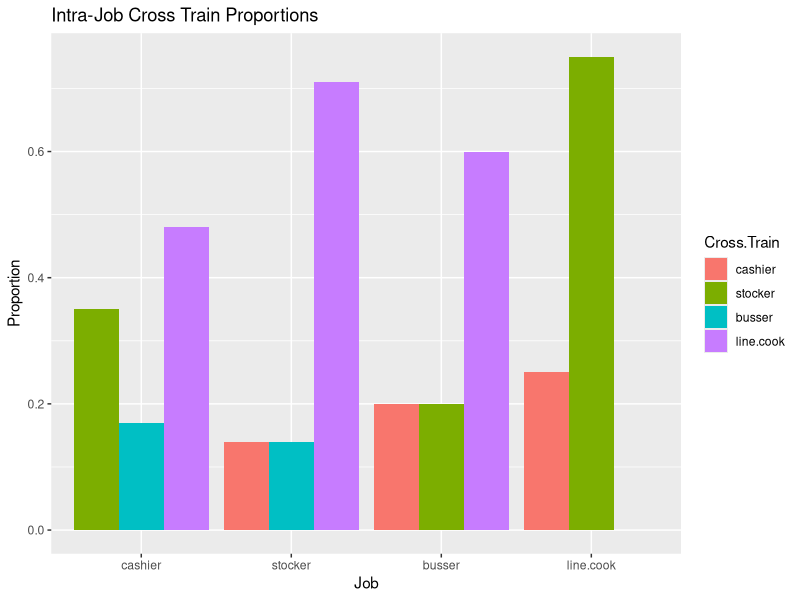

Write the R code that produced this figure.
## This file deals with the JOB x CROSS TRAIN dataset
## I asked employees of west carts what their current job was and what job they
## would cross tain into if they had to. The analysis is below

setwd("D:/Files/Programing and Data/R Directory/Work Surveys")

library(ggplot2)

# First we set up our Contingency Table
JX <- read.csv("JobCross.csv")
JX$Job <- factor(x = JX$Job, levels = c("cashier", "stocker", "busser", "line.cook"))
JX$Cross.Train <- factor(x = JX$Cross.Train, levels = c("cashier", "stocker", "busser", "line.cook"))
JX.table <- xtabs(formula = Count ~ Job + Cross.Train, data = JX) 
sample.sum <- sum(JX.table)


## Now I want to be able to see the column sums
## They wont be added to the table, but are still useful to call upon
cash.sum.x <- sum(JX.table[,1])
stock.sum.x <- sum(JX.table[,2])
buss.sum.x <- sum(JX.table[,3])
cook.sum.x <- sum(JX.table[,4])
xtrain.sums <- c(cash.sum.x, stock.sum.x, buss.sum.x, cook.sum.x)
names <- c("cashier", "stocker", "busser", "cook")
xtrain.props <- xtrain.sums / sample.sum
JX.col.sums <- data.frame(names, xtrain.sums, xtrain.props)

## Here are the Row Sums
## This just gives me info about my sample
cash.sum.c <- sum(JX.table[1,])
stock.sum.c <- sum(JX.table[2,])
buss.sum.c <- sum(JX.table[3,])
cook.sum.c <- sum(JX.table[4,])
job.sums <- c(cash.sum.c, stock.sum.c, buss.sum.c, cook.sum.c)
job.props <- job.sums / sample.sum
JX.row.sums <- data.frame(names, job.sums, job.props)

## Now I want to view the proportions on my full table
JX.hat <- round(JX.table / sample.sum, 2)

## Now I want a table that details the proprtion of each cell divided by its row sum
JX.r.hat <- round(JX.table / rowSums(JX.table), 2)

#################################################################
##             Lets Review What I Have So Far                  ##

## The Table
JX.table

## The Row Summary
## Details Sample Respondants Current Job
JX.row.sums

## The Column Summary
## Details Sample Respondants Cross Train Prefferences
## Ignores influence of current job - NOT GOOD STATS
JX.col.sums

## The table of proportions
JX.hat

## The table of intra-Row proportions
JX.r.hat

##                                                             ##
#################################################################

## Lets make some observations
## Cashiers want to be cooks and stockers
## Cooks want to be stockers
## Bussers want to be cooks
## Stockers want to be cooks

## GOALS:
### Rank Venue Job Prefferences
### Test Independance
### Make 1 Pretty Chart in GGPlot2

## Start where its easy: Testing Independance:
chisq.test(JX.table, correct = FALSE)
## BAM that what I like
## Easily reject the null and conclude dependance
fisher.test(JX.table)
## these results are fairly obvious
## of course cross.train is dependant upon your current job
## because you cant cross train into your current job
chisq.test(JX.table, correct = FALSE)$residual
## The residuals prove my point

## Ranking Venue Job Preference
## Fairly Straighforward
### 1. Cook
### 2. Stocker
### 3. Busser
### 4. Cashier
#### Why?
##### More cashiers than anyone else in study dilutes possible cashier responses
##### Still doesnt account for the proportions that are heavily in favor of stocking and cooking

## GGPlot Graph  
JX.p <- JX
r.hat <- as.vector(t(JX.r.hat))
r.props <- r.hat[-c(1, 6, 11, 16)]
JX.p[3] <- r.props
ggplot(JX.p, aes(x = Job, y = Count, fill = Cross.Train)) + 
	geom_bar(position = "dodge", stat = "identity") + 
	labs(y = 'Proportion', title = 'Intra-Job Cross Train Proportions')


